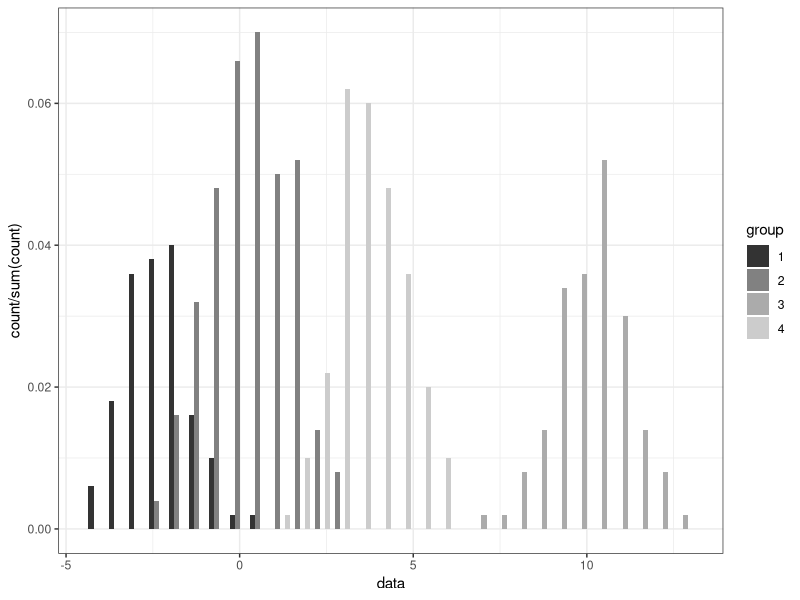
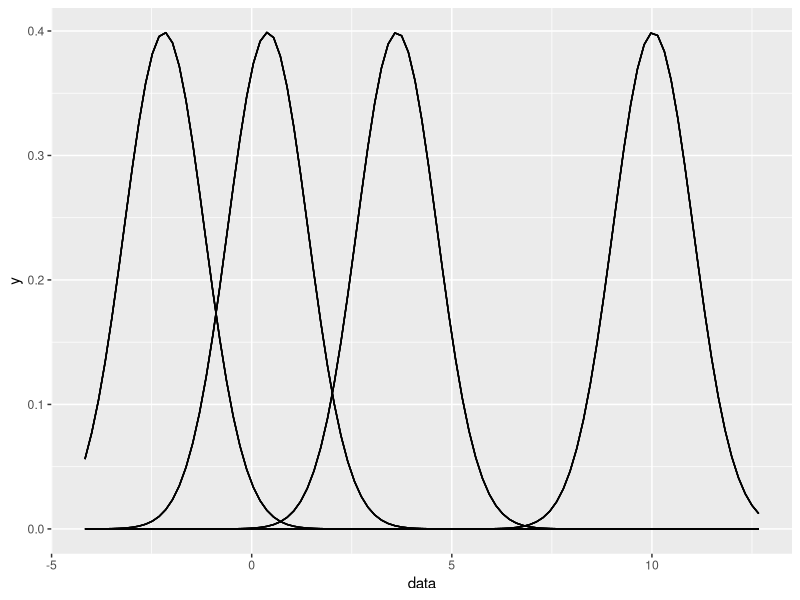

These charts were generated, in order, by the following R code:
# ---------------------------------------
# dpmによるクラスタリング
#
# p(x_n|mu; lambda) = N(mu, lambda)
# p(mu;m, lambda_mu) = N(m, lambda_mu)
# ---------------------------------------

                                    # 1次元データ（入力）
x <- data.frame(data=rnorm(100, -2, 1), group_=1)
x <- rbind(x,data.frame(data=rnorm(100, 0, 1), group_=2))
x <- rbind(x,data.frame(data=rnorm(100, 2, 1), group_=3))
x <- rbind(x,data.frame(data=rnorm(100, 4, 1), group_=4))
x <- rbind(x,data.frame(data=rnorm(100, 10, 1), group_=5))

N <- length(x$data)                 # データ数
s <- 1:N                            # 各データの所属クラスタ（出力）
K <- N                              # クラスタ数（出力）
nc <- rep(1, K)                     # 各クラスタに属するデータ数

mu <- x$data                        # p(x_n|mu; lambda)の平均（出力）
lambda <- 1.0                       # p(x_n|mu; lambda)の精度
m <- 0.0                            # p(mu)の平均
lambda_mu <- 1                      # p(mu)の精度

                                    # DPの集中度
alpha <- 0.00001
Pmax <- 0                           # 事後確率の最大値

loop <- 1
while(TRUE){
    # 所属クラスタの更新
    for (n in 1:N) {
        k <- s[n]
        # x_nをクラスタs_nから除外する
        nc[k] <- nc[k] -1
        if (nc[k] == 0) {
            K <- K-1
            nc <- nc[-k]
            mu <- mu[-k]
            s[which(s>k)] <- s[which(s>k)]-1
        }

        Q <- rep(1, K+1)
        # カテゴリ分布のパラメータ（既存クラスタ）を計算する
        for (k in 1:K) {
              Q[k] <- nc[k]/(N-1+alpha)*dnorm(x$data[n], mu[k], 1/lambda)
        }
        # カテゴリ分布のパラメータ（新規クラスタ）を計算する
        Q[K+1] <- alpha/(N-1+alpha)*dnorm(x$data[n], m, (lambda+lambda_mu)/(lambda*lambda_mu))
        #
        # s_nをカテゴリ分布からサンプリングする
        s[n] <- which(rmultinom(1, 1, Q)==1)

        if(s[n]==K+1){
            nc[K+1] <- 1
            mu[K+1] <- 1
            K <- K+1
        }else{
            nc[s[n]] <- nc[s[n]] +1
        }

    }


    # パラメータの更新
    for(k in 1:K){
        # s[n]==kとなるnが存在するならば
        if(length(s[s==k])!=0){
            set_k <- which(s==k)

            mu_ <- (sum(x$data[set_k])*lambda +m *lambda_mu)/(nc[k] *lambda +lambda_mu)
            lambda_ <- nc[k]*lambda +lambda_mu

            mu[k] <- rnorm(1, mu_, 1/lambda_)
        }
    }

    # 事後確率の計算
    v <- 1
    for(k in 1:K){
        if(length(s[s==k])!=0){
            set_k <- which(s==k)
            mu_ <- (sum(x$data[set_k])*lambda +m *lambda_mu)/(nc[k] *lambda +lambda_mu)
            lambda_ <- nc[k]*lambda +lambda_mu

            v <- v + log(factorial(nc[k]-1)*dnorm(mu[k], mu_, 1/lambda_))
        }
    }

    # 事後確率最大化
    if(v > Pmax){
        # sを受理，つぎのループはこのsから続ける
        Pmax <- v

        s_save <- s
        nc_save <- nc
        mu_save <- mu
        K_save <- K

        loop <- 1
    }else{
        # sを棄てる
        s <- s_save
        nc <- nc_save
        mu <- mu_save
        K <- K_save

        loop <- loop + 1
    }

    # 終了判定
    if(loop > 30){
        break
    }
}

s <- as.character(s)
xx <- transform(x, group=s)

library(ggplot2)
# ヒストグラム
g1 <- ggplot(xx, aes(data, fill=group))
g1 <- g1 + geom_histogram(aes(y=..count../sum(..count..)), position="dodge")
g1 <- g1 + scale_fill_grey() + theme_bw()

# pdf
g2 <- ggplot(xx, aes(data, fill=group))
for(k in 1:K){
    g2 <- g2 + stat_function(fun=dnorm, args=list(mean=mu[k], sd=1))
}
